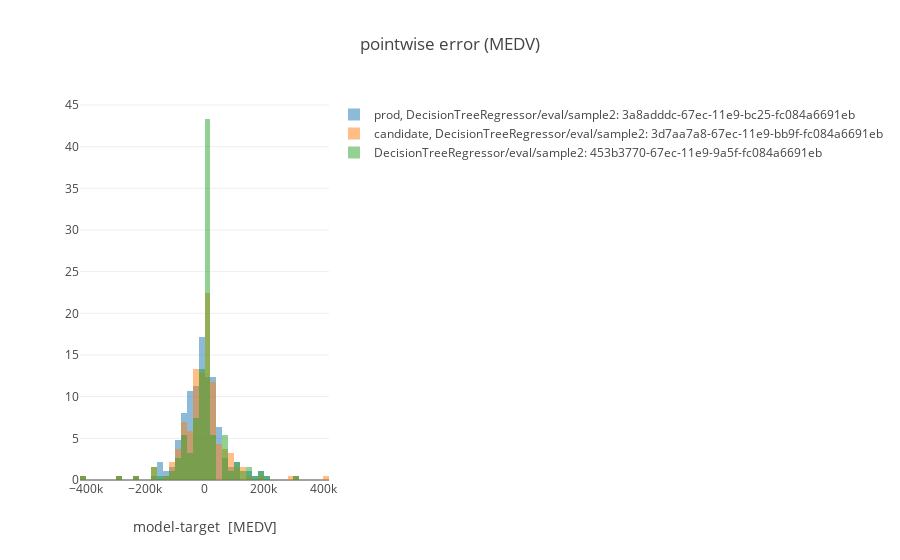

Notebook code cell kept with this figure:
### Markdown cell above
#### Plot histogram of model error

### Code cell
plot.histogram_model_error(ml_repo, ml_repo.tree.models.DecisionTreeRegressor.model(), ml_repo.tree.test_data.sample2())

### Figure 1 — Plotly figure (JSON) as saved in the notebook; plotly's stock layout.template omitted (floating-point values rounded to 4 significant figures; data arrays with more than 128 entries replaced by an {"elided": "..."} marker saying what was removed)
{"data": [{"histnorm": "percent", "name": "prod, DecisionTreeRegressor/eval/sample2: 3a8adddc-67ec-11e9-bc25-fc084a6691eb", "opacity": 0.5, "text": "sample2:last<br>DecisionTreeRegressor/model:39d9796e-67ec-11e9-b16a-fc084a6691eb<br>", "type": "histogram", "uid": "03733bc3-dcf0-4afd-a7d0-4e9b2c754017", "x": {"elided": "187 float values"}}, {"histnorm": "percent", "name": "candidate, DecisionTreeRegressor/eval/sample2: 3d7aa7a8-67ec-11e9-bb9f-fc084a6691eb", "opacity": 0.5, "text": "sample2:last<br>DecisionTreeRegressor/model:3c9c3e30-67ec-11e9-aaa0-fc084a6691eb<br>", "type": "histogram", "uid": "412b79d4-9813-42e0-a6ef-61ea1216a63c", "x": {"elided": "187 float values"}}, {"histnorm": "percent", "name": "DecisionTreeRegressor/eval/sample2: 453b3770-67ec-11e9-9a5f-fc084a6691eb", "opacity": 0.5, "text": "sample2:last<br>DecisionTreeRegressor/model:44a9d0b4-67ec-11e9-b507-fc084a6691eb<br>", "type": "histogram", "uid": "a075ef83-b38c-42de-8053-0590129c8310", "x": {"elided": "187 float values"}}], "layout": {"barmode": "overlay", "title": {"text": "pointwise error (MEDV)"}, "xaxis": {"title": {"text": "model-target  [MEDV]"}}}}
